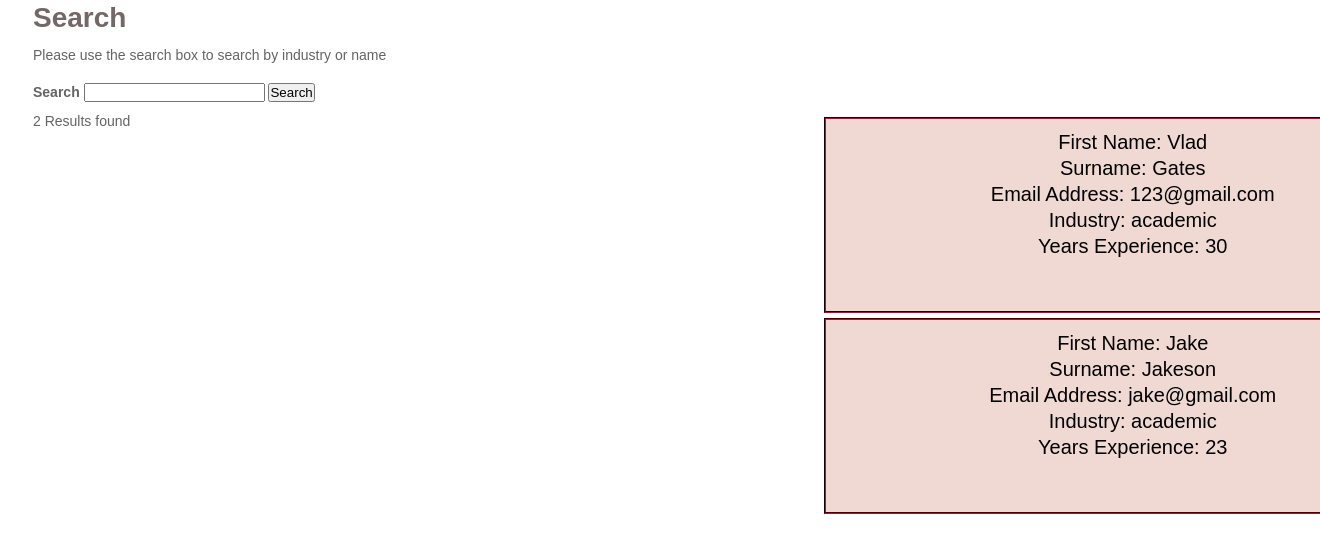
The page /old_files/search.php?s=academic on the database as committed earlier.
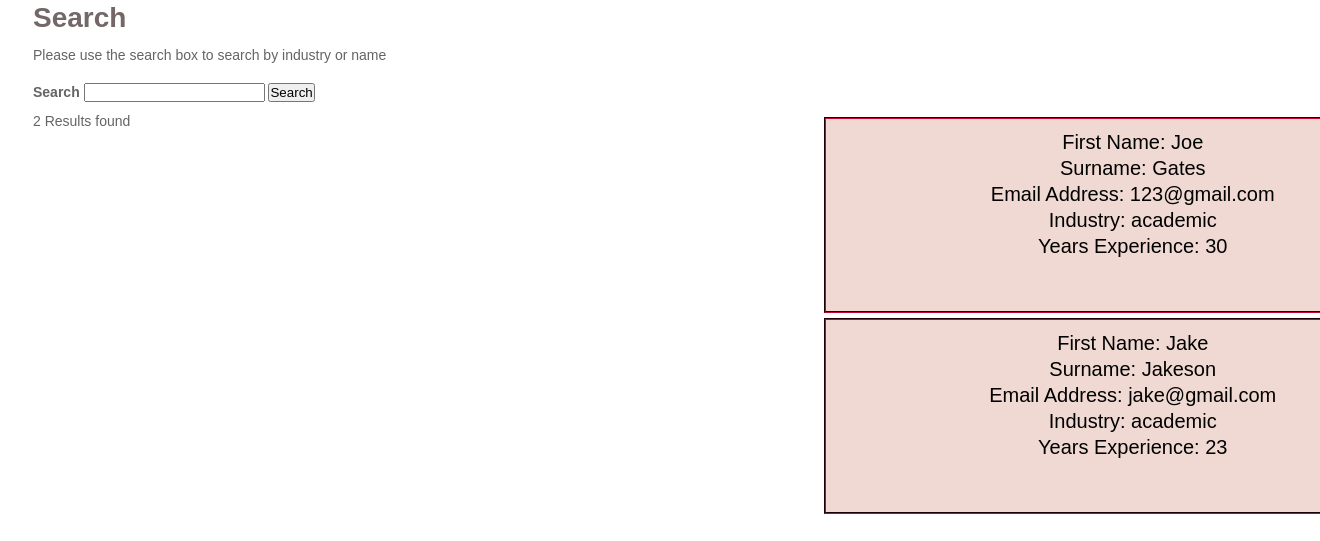
The same page on the database as committed later.
### tables this page shows
CREATE TABLE IF NOT EXISTS `newuser` (
  `id` int(100) NOT NULL AUTO_INCREMENT,
  `first` varchar(128) NOT NULL,
  `last` varchar(128) NOT NULL,
  `uid` varchar(128) NOT NULL,
  `pwd` varchar(1000) NOT NULL,
  `email` varchar(255) NOT NULL,
  `years` int(11) NOT NULL,
  `industry` enum('it','retail','medical','manual labour','academic','accountancy and finance','architecture/design','childcare','drivers','education/training','graduate','hair and beauty','motor industry') DEFAULT NULL,
  `bio` varchar(1000) NOT NULL,
  `userPic` varchar(200) NOT NULL,
  `profile` varchar(200) NOT NULL,
  PRIMARY KEY (`id`)
);

### class-search.php (called while the page is built, shortened)
<?php
class search{
    private $mysqli;
    private function connect(){
        $this->mysqli = new mysqli('localhost','root',"",'logintest');
    }
    public function search($search_term){
        $sanitized = $this->mysqli->real_escape_string($search_term);
        $query = $this->mysqli->query("
        SELECT first, last, email, industry, years, userPic
        FROM newuser
        WHERE industry LIKE '%{$sanitized}%'
        OR years < '$sanitized'
        ORDER by years DESC
        ");
        while($row = $query->fetch_object()){
            $rows[] = $row;
        }
        $search_results = array(
        'count' => $query ->num_rows,
        'results' => $rows,
        );
        return $search_results;
    }
}

### old_files/search.php (the view, shortened to what this page needs)
<?php
if(isset($_GET['s'])){
    require_once( dirname( __FILE__ ) . '../class-search.php');
    $search = new search();
    $search_term = $_GET['s'];
    $search_results = $search->search($search_term);
}
?>
<!DOCTYPE html>
<html>
    <head>
         <link rel="stylesheet" type="text/css" href="style.css">
    </head>
    <body>
    <div class="wrapper">
    <h1>Search</h1>
        <p>Please use the search box to search by industry or name</p><br>
    <div class="search-form">
        <form action=" " method="get">
            <div class="form-field">
            <label for="search-field">Search</label>
            <input type="search" name="s" placeholder=" Search industry, example it, retail etc" results ="5" value="<?php $search_term =' '; echo $search_term; ?>">
             <input type="submit" value="Search">
            </div>
        </form>
        </div>
        <div class="row">
        <div class="col-1-2">
        <?php
        if(!empty($search_results)):?>
        <div class="results-count">
        <p><?php echo $search_results['count'];?> Results found</p>
        </div><br>
        </div>
        <div class="col-1-2">
        <?php foreach($search_results['results'] as $search_result): ?>
            <div class="result">
            <p>First Name: <?php echo $search_result->first; ?></p>
                <p>Surname: <?php echo $search_result->last; ?></p>
                <p>Email Address: <?php echo $search_result->email; ?></p>
                <p>Industry: <?php echo $search_result->industry; ?></p>
                <p>Years Experience: <?php echo $search_result->years; ?></p><br><br>
            </div>
            <?php endforeach; ?>
        </div>
        <?php endif; ?>
        </div>
    </body>
</html>

Rows that differ between the two databases and show on the page:
changed newuser "Gates": first "Vlad" → "Joe"
